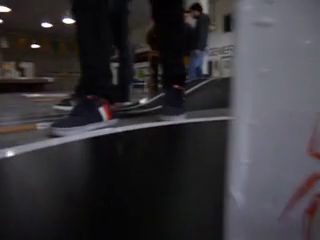
#> input picture frame 130 of python-notebooks/5-opencv/video/sumo_red.mp4, 320 x 240 px
$ jupyter execute Sumo_Ideas.ipynb   (older library calls are emulated)
#> lines starting #> are read from the running program, lines starting #| are printed output that depends on the picture; after the words box and inside, x2 and y2 are one past the last pixel; in counts of white or black regions, pixels touching at a corner belong together
[cell 1]
import matplotlib.pyplot as plt
import numpy as np
import cv2

def get_edge(frame):
    kerneld = np.ones((5,5),np.uint8)
    kernele = np.ones((3,3),np.uint8)
    edges = cv2.Canny(frame,150,150)
    edges = cv2.dilate(edges,kerneld,iterations = 1) #5
    edges = cv2.erode(edges,kernele,iterations = 1) #5
    #h, w = edges.shape
    #cv2.line(edges, (0,h-1), (w-1,h-1), (255, 255, 255), 2)
    return edges

def get_mask(frame):
    mask = cv2.adaptiveThreshold(frame,255,cv2.ADAPTIVE_THRESH_GAUSSIAN_C,cv2.THRESH_BINARY,11,2)
    mask = cv2.medianBlur(mask,5)
    return mask

def get_moments(obj):
    moments = cv2.moments(obj)
    area = moments['m00']
    cX = 0
    cY = 0
    if (area != 0):
        cX = int(moments['m10']/area)
        cY = int(moments['m01']/area)
    return cX, cY

def draw_contours(obj, img):
    x, y = get_moments(obj)
    if ((x!=0) and (y!=0)):
        contours, hierarchy = cv2.findContours(obj.copy(), cv2.RETR_EXTERNAL, cv2.CHAIN_APPROX_SIMPLE)
        cv2.drawContours(img, contours, -1, (0, 0, 255), 20)
    return img

def fill_contours(frame):
    cv2.fillPoly(frame, pts =[contours], color=(255,255,255))
    return frame

def get_circles(frame):
    circles = cv2.HoughCircles(frame, cv2.cv.CV_HOUGH_GRADIENT,1,20, param1=50,param2=30,minRadius=0,maxRadius=0)
    circles = np.uint16(np.around(circles))
    for i in circles[0,:]:
        # draw the outer circle
        cv2.circle(frame,(i[0],i[1]),i[2],(0,255,0),2)
        # draw the center of the circle
        cv2.circle(frame,(i[0],i[1]),2,(0,0,255),3)
    return frame

cap = cv2.VideoCapture('video/sumo_red.mp4')

while(cap.isOpened()):
    ret, frame = cap.read()
#> frame is the input picture: shape (240, 320, 3); mean B, G, R 56.5, 52.4, 54.7

    gray = cv2.cvtColor(frame, cv2.COLOR_BGR2GRAY)
    h,w = gray.shape
#> h = 240; w = 320
    reduce_frame = gray[int(1.5*h/4):h,0:w]
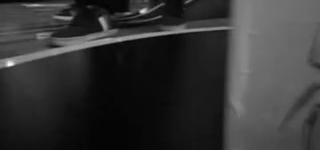
#> reduce_frame: shape (150, 320); min 1, max 250, mean 52.4

    #mask = get_mask(gray)

    edge = get_edge(reduce_frame)
#> in get_edge, `edges = cv2.Canny(frame,150,150)`:
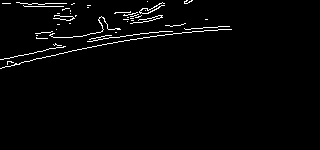
#> edges: shape (150, 320); 2.2% white in thin lines or dots, all inside (x1, y1, x2, y2) = (0, 0, 232, 69)
#> in get_edge, `edges = cv2.dilate(edges,kerneld,iterations = 1)`:
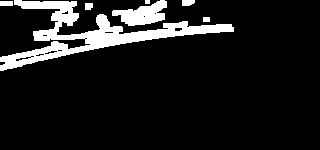
#> edges: shape (150, 320); 10.8% white; 7 white regions, largest, box (x1, y1, x2, y2) and area: (0, 0, 234, 71) 4149, (112, 0, 167, 26) 807, (182, 0, 195, 6) 69
#> in get_edge, `edges = cv2.erode(edges,kernele,iterations = 1)`:
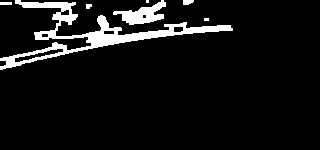
#> edges: shape (150, 320); 7.7% white; 7 white regions (2 under 20 px)
    cv2.imshow('edge',edge)

    mask =draw_contours(edge, reduce_frame)
#> in get_moments, `moments = cv2.moments(obj)`: moments = moments, m00 937380, centre m10/m00, m01/m00 = (103.2, 28.99)
#> in get_moments, `area = moments['m00']`: area = 937380
#> in get_moments, `cX = int(moments['m10']/area)`: cX = 103
#> in get_moments, `cY = int(moments['m01']/area)`: cY = 28
#> in draw_contours, `x, y = get_moments(obj)`: x = 103; y = 28
#> in draw_contours, `contours, hierarchy = cv2.findContours(obj.copy(), cv2.RETR_EXTERNAL, ..`: contours = 7 contours, 3 with area under 20; largest, box (x1, y1, x2, y2) and area: (0, 0, 233, 70) 2777, (113, 0, 166, 25) 550, (183, 0, 194, 5) 32, (0, 2, 12, 5) 22
#> in draw_contours, `cv2.drawContours(img, contours, -1, (0, 0, 255), 20)`:
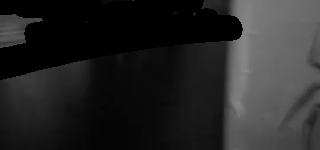
#> img: shape (150, 320); min 0, max 141, mean 37.8
    cv2.imshow('mask',mask)


# [4 lines of commented-out code are left out]

    cv2.imshow('frame',reduce_frame)
    cv2.imshow('frame',frame)
    if cv2.waitKey(100) & 0xFF == ord('q'):
#> (key q is pressed here)
        break

cap.release()
cv2.destroyAllWindows()

$ run again, starting later in the video
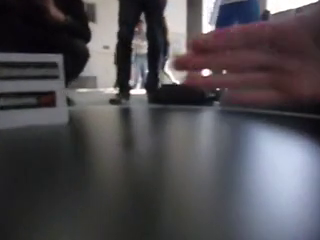
#> input picture frame 1042 of python-notebooks/5-opencv/video/sumo_red.mp4, 320 x 240 px
#> frame is the input picture: shape (240, 320, 3); mean B, G, R 80.9, 76.4, 79.3
#> in get_edge, `edges = cv2.erode(edges,kernele,iterations = 1)`:
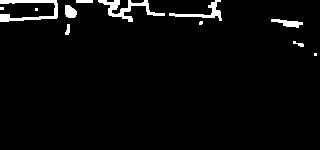
#> edges: shape (150, 320); 3.4% white; 12 white regions (4 under 20 px)
#> moments = moments, m00 412845, centre m10/m00, m01/m00 = (123, 12.5)
#> area = 412845
#> cX = 123
#> cY = 12
#> x = 123; y = 12
#> contours = 12 contours, 5 with area under 20; largest, box (x1, y1, x2, y2) and area: (98, 0, 165, 22) 334, (0, 0, 58, 22) 326, (169, 0, 222, 21) 194, (271, 19, 303, 28) 113, (65, 5, 77, 18) 104, (76, 0, 93, 3) 32, (65, 24, 70, 35) 26
#> in draw_contours, `cv2.drawContours(img, contours, -1, (0, 0, 255), 20)`:
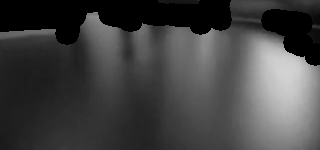
#> img: shape (150, 320); min 0, max 210, mean 65.9
